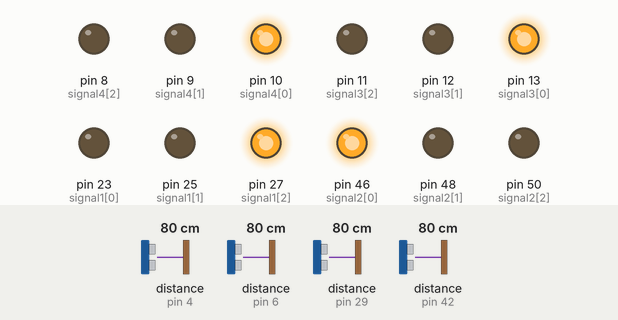
Bench run of a sketch on a simulated Arduino Mega 2560, built with avr-gcc and run on an emulated ATmega2560. On the bench: output pins drawn as LEDs (lit = HIGH). Wiring (inferred from the names in the program): 4 × ultrasonic range finder: trigger pin 5, echo pin 4 / trigger pin 7, echo pin 6 / trigger pin 31, echo pin 29 / trigger pin 44, echo pin 42. The test bench sets the inputs (shaded band); at power-on: distance to the obstacle (sensors on pin 4, pin 6, pin 29, pin 42) 80 cm. The echo pulse lasts 58.3 µs per cm; pins used as bus, display or sensor lines are not drawn; what the sketch prints to the serial monitor is not drawn.

Above: at 0.1 s.
Timing chart, 0 to 1.6 s (numbered marks = the images above):
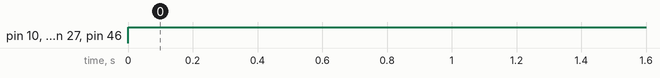

Measured:
- by itself, pin 10 (signal4[0]), pin 13 (signal3[0]), pin 27 (signal1[2]), pin 46 (signal2[0]): LOW → HIGH at 0.00 s

The sketch:

Density_Based_Traffic_Light.ino
```cpp
#include<TimerOne.h>

int signal1[] = {23, 25, 27};
int signal2[] = {46, 48, 50};
int signal3[] = {13, 12, 11};
int signal4[] = {10, 9, 8};
int redDelay = 5000;
int yellowDelay = 2000;
volatile int triggerpin1 = 31;
volatile int echopin1 = 29;
volatile int triggerpin2 = 44;
volatile int echopin2 = 42;
volatile int triggerpin3 = 7;
volatile int echopin3 = 6;
volatile int triggerpin4 = 5;
volatile int echopin4 = 4;
volatile long time;
volatile int S1, S2, S3, S4;
int t = 5;

void setup(){
  Serial.begin(115200);
  Timer1.initialize(100000);
  Timer1.attachInterrupt(softInterr);
  for(int i=0; i<3; i++){
    pinMode(signal1[i], OUTPUT);
    pinMode(signal2[i], OUTPUT);
    pinMode(signal3[i], OUTPUT);
    pinMode(signal4[i], OUTPUT);
  }
  pinMode(triggerpin1, OUTPUT);
  pinMode(echopin1, INPUT);
  pinMode(triggerpin2, OUTPUT);
  pinMode(echopin2, INPUT);
  pinMode(triggerpin3, OUTPUT);
  pinMode(echopin3, INPUT);
  pinMode(triggerpin4, OUTPUT);
  pinMode(echopin4, INPUT);
}

void loop()
{
  if(S1<t)
  {
    signal1Function();
  }
  if(S2<t)
  {
    signal2Function();
  }
  if(S3<t)
  {
    signal3Function();
  }
  if(S4<t)
  {
    signal4Function();
  }
}

void softInterr()
{
  digitalWrite(triggerpin1, LOW);
  delayMicroseconds(2);
  digitalWrite(triggerpin1, HIGH);
  delayMicroseconds(10);
  digitalWrite(triggerpin1, LOW);
  time = pulseIn(echopin1, HIGH);
  S1= time*0.034/2;
  digitalWrite(triggerpin2, LOW);
  delayMicroseconds(2);
  digitalWrite(triggerpin2, HIGH);
  delayMicroseconds(10);
  digitalWrite(triggerpin2, LOW);
  time = pulseIn(echopin2, HIGH);
  S2= time*0.034/2;
  digitalWrite(triggerpin3, LOW);
  delayMicroseconds(2);
  digitalWrite(triggerpin3, HIGH);
  delayMicroseconds(10);
  digitalWrite(triggerpin3, LOW);
  time = pulseIn(echopin3, HIGH);
  S3= time*0.034/2;
  digitalWrite(triggerpin4, LOW);
  delayMicroseconds(2);
  digitalWrite(triggerpin4, HIGH);
  delayMicroseconds(10);
  digitalWrite(triggerpin4, LOW);
  time = pulseIn(echopin4, HIGH);
  S4= time*0.034/2;
  Serial.print("S1: ");
  Serial.print(S1);
  Serial.print("  S2: ");
  Serial.print(S2);
  Serial.print("  S3: ");
  Serial.print(S3);
  Serial.print("  S4: ");
  Serial.println(S4);
}

void signal1Function()
{
  Serial.println("1");
  low();
  digitalWrite(signal1[0], LOW);
  digitalWrite(signal1[2], HIGH);
  delay(redDelay);
  if(S2<t || S3<t || S4<t)
  {
    digitalWrite(signal1[2], LOW);
    digitalWrite(signal1[1], HIGH);
    delay(yellowDelay);
  }
}

void signal2Function()
{
  Serial.println("2");
  low();
  digitalWrite(signal2[0], LOW);
  digitalWrite(signal2[2], HIGH);
  delay(redDelay);
  if(S1<t || S3<t || S4<t)
  {
    digitalWrite(signal2[2], LOW);
    digitalWrite(signal2[1], HIGH);
    delay(yellowDelay);
  }
}

void signal3Function()
{
  Serial.println("3");
  low();
  digitalWrite(signal3[0], LOW);
  digitalWrite(signal3[2], HIGH);
  delay(redDelay);
  if(S1<t || S2<t || S4<t)
  {
    digitalWrite(signal3[2], LOW);
    digitalWrite(signal3[1], HIGH);
    delay(yellowDelay);
  }
}

void signal4Function()
{
  Serial.println("4");
  low();
  digitalWrite(signal4[0], LOW);
  digitalWrite(signal4[2], HIGH);
  delay(redDelay);
  if(S1<t || S2<t || S3<t)
  {
    digitalWrite(signal4[2], LOW);
    digitalWrite(signal4[1], HIGH);
    delay(yellowDelay);
  }
}

void low()
{
  for(int i=1; i<3; i++)
  {
    digitalWrite(signal1[i], LOW);
    digitalWrite(signal2[i], LOW);
    digitalWrite(signal3[i], LOW);
    digitalWrite(signal4[i], LOW);
  }
  for(int i=0; i<1; i++)
  {
    digitalWrite(signal1[i], HIGH);
    digitalWrite(signal2[i], HIGH);
    digitalWrite(signal3[i], HIGH);
    digitalWrite(signal4[i], HIGH);
  }
}
```
